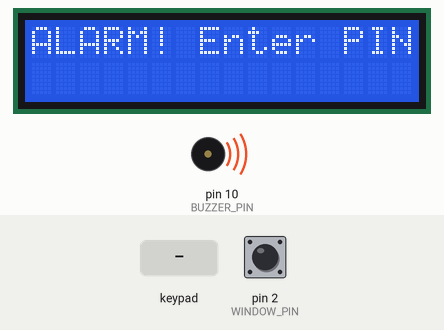
Simulated run of this sketch. Board: Arduino Uno, built with avr-gcc and run on an emulated ATmega328P. On the bench: 16×2 character LCD, buzzer (waves = sounding, pin HIGH). The test bench sets the inputs (shaded band); at power-on: pin 2 (WINDOW_PIN) HIGH.

Above: at 3.8 s.
3.9 s: keypad keys 5 5 5 5 # pressed 0.4 s apart
At 6.5 s:
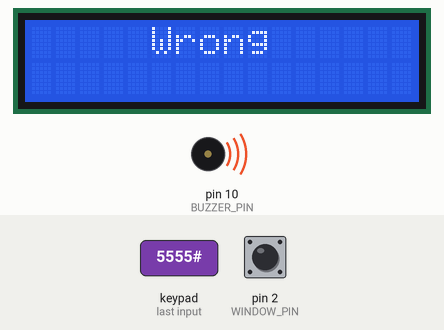
7.4 s: keypad keys 9 9 9 9 # pressed 0.4 s apart
At 9.8 s:
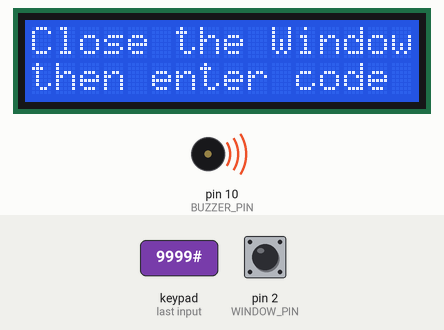
12.4 s: key '1' pressed
At 13.6 s:
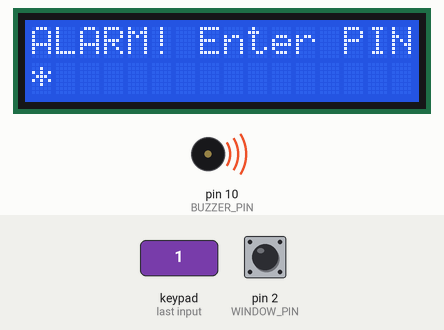
13.9 s: keypad keys 5 5 5 5 pressed 0.4 s apart
At 15.7 s:
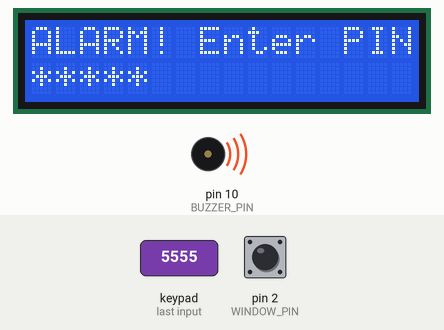
17.0 s: key '2' pressed
At 17.4 s:
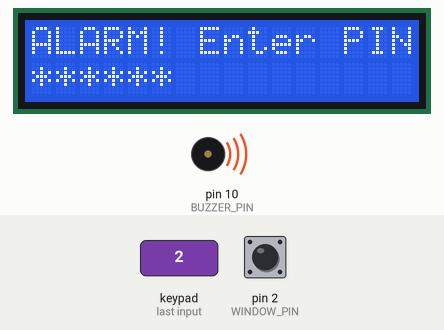
18.5 s: key '3' pressed
At 19.5 s:
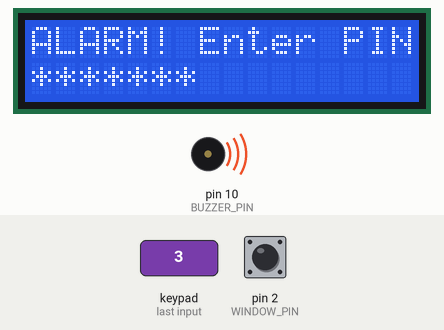
Timing chart, 0 to 21.0 s (numbered marks = the images above; inputs shaded):
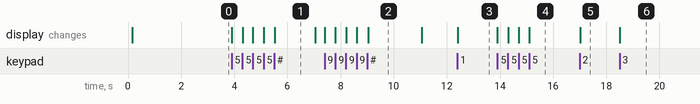

Measured:
- after the input at 3.9 s, the display: first changes at once (image 1 shows a later state)
- after the input at 7.4 s, the display: first changes at once (image 2 shows a later state)
- after the input at 12.4 s, the display: changes at once (image 3)
- after the input at 13.9 s, the display: first changes at once (image 4 shows a later state)
- after the input at 17.0 s, the display: changes at once (image 5)
- after the input at 18.5 s, the display: changes at once (image 6)
- what the display in image 1 shows lasts 1.5 s, from 5.5 s to 7.0 s

The sketch:

Window_keypad.ino
```cpp
#include <Wire.h>
#include <LiquidCrystal_I2C.h>
#include <Keypad_I2C.h>
#include <Keypad.h>

// توصيلات الحساس والبزر
const byte WINDOW_PIN = 2;     // حساس الشباك MC-38
const byte BUZZER_PIN = 10;    // البزر

// شوية إعدادات خاصة بالحساس والبزر
const bool WINDOW_OPEN_LEVEL = HIGH;   // لما الشباك يفتح القراءة تبقى HIGH، ولو العكس نخليها LOW
const bool BUZZER_ACTIVE = true;       // لو البزر active نخليها true ولو passive نخليها false
const unsigned long WINDOW_DEBOUNCE_MS = 50;

// الشاشة
LiquidCrystal_I2C lcd(0x27, 16, 2);

// عدد الصفوف والأعمدة بتوع الكيباد
const byte ROWS = 4;
const byte COLS = 3;

// شكل الأزرار على الكيباد
char keys[ROWS][COLS] = {
  {'1','2','3'},
  {'4','5','6'},
  {'7','8','9'},
  {'*','0','#'}
};

// توصيلات الصفوف والأعمدة
byte rowPins[ROWS] = {0, 1, 2, 4};
byte colPins[COLS] = {5, 6, 7};

// عنوان الكيباد
byte keypad_address = 0x26;

// تعريف الكيباد
Keypad_I2C kpd(makeKeymap(keys), rowPins, colPins, ROWS, COLS, keypad_address);

// هنا بنحدد الباسوردات
String inputPassword = "";
const String CORRECT_PASSWORD   = "5555";   // الباسورد العادي
const String ALARM_OFF_PASSWORD = "9999";   // الباسورد اللي بيوقف الإنذار

// بنحدد حالة الإنذار
bool alarmActive = false;
unsigned long windowOpenSince = 0;

// تشغيل البزر
void buzzerOn() {
  if (BUZZER_ACTIVE) digitalWrite(BUZZER_PIN, HIGH);
  else tone(BUZZER_PIN, 2000);
}

// إيقاف البزر
void buzzerOff() {
  if (BUZZER_ACTIVE) digitalWrite(BUZZER_PIN, LOW);
  else noTone(BUZZER_PIN);
}

// نشوف الشباك مفتوح ولا مقفول
bool windowIsOpen() {
  return digitalRead(WINDOW_PIN) == WINDOW_OPEN_LEVEL;
}

// تشغيل الإنذار لما الشباك يتفتح
void startAlarm() {
  alarmActive = true;
  buzzerOn();
  resetPasswordScreen();      // نعرض رسالة الإنذار على الشاشة
}

// بنفضل نتابع حالة الشباك، ولو فضل مفتوح 50 مللي ثانية الإنذار يشتغل
void checkWindow() {
  if (alarmActive) return;
  if (windowIsOpen()) {
    if (windowOpenSince == 0) windowOpenSince = millis();
    else if (millis() - windowOpenSince >= WINDOW_DEBOUNCE_MS) startAlarm();
  } else {
    windowOpenSince = 0;
  }
}

// الانتظار من غير ما نوقف متابعة الحساس
void waitMs(unsigned long ms) {
  unsigned long start = millis();
  while (millis() - start < ms) {
    checkWindow();
  }
}

void setup() {
  Wire.begin();

  // تجهيز الحساس والبزر
  pinMode(WINDOW_PIN, INPUT_PULLUP);
  pinMode(BUZZER_PIN, OUTPUT);
  buzzerOff();

  // تشغيل الشاشة
  lcd.init();
  lcd.backlight();

  // تشغيل الكيباد
  kpd.begin();

  // أول ما الجهاز يشتغل تظهر رسالة الترحيب
  lcd.setCursor(0, 0);
  lcd.print("   Welcome!   ");
  lcd.setCursor(0, 1);
  lcd.print(" Security System");
  waitMs(2500);

  // بعد الترحيب نروح لشاشة الباسورد
  resetPasswordScreen();
}

void loop() {
  // بنتابع الشباك طول ما الجهاز شغال
  checkWindow();

  // نشوف المستخدم ضغط على أنهي زرار
  char key = kpd.getKey();

  if (key) {
    if (key == '#') {
      // لما يدوس شباك نتأكد من الباسورد
      checkPassword();
    }
    else if (key == '*') {
      // لما يدوس نجمة نمسح آخر رقم
      if (inputPassword.length() > 0) {
        inputPassword.remove(inputPassword.length() - 1);
        lcd.setCursor(inputPassword.length(), 1);
        lcd.print(" ");
        lcd.setCursor(inputPassword.length(), 1);
      }
    }
    else {
      // أي رقم يكتبه يظهر مكانه نجمة
      if (inputPassword.length() < 16) {
        inputPassword += key;
        lcd.setCursor(inputPassword.length() - 1, 1);
        lcd.print("*");
      }
    }
  }
}

// تجهيز الشاشة وكتابة الرسالة المناسبة حسب حالة الإنذار
void resetPasswordScreen() {
  inputPassword = "";
  lcd.clear();
  lcd.setCursor(0, 0);
  if (alarmActive) lcd.print("ALARM! Enter PIN");
  else             lcd.print("Enter Password:");
  lcd.setCursor(0, 1);
}

// عرض رسالة على الشاشة لمدة معينة
void showMessage(const char* line1, const char* line2, unsigned long ms) {
  lcd.clear();
  lcd.setCursor(0, 0);
  lcd.print(line1);
  lcd.setCursor(0, 1);
  lcd.print(line2);
  waitMs(ms);
}

// هنا بنشوف الباسورد صح ولا غلط
void checkPassword() {
  if (alarmActive) {
    // لو الإنذار شغال لازم يدخل 9999 عشان يوقفه
    if (inputPassword == ALARM_OFF_PASSWORD) {
      if (windowIsOpen()) {
        showMessage("Close the Window", "then enter code", 2000);
      } else {
        alarmActive = false;
        windowOpenSince = 0;
        buzzerOff();
        showMessage("   Alarm Off   ", "", 2000);
      }
    } else {
      showMessage("     Wrong     ", "", 1500);
    }
  } else {
    // لو مفيش إنذار بنستخدم الباسورد العادي
    if (inputPassword == CORRECT_PASSWORD) {
      showMessage("   Right Pin   ", "", 2000);
    } else {
      showMessage("     Wrong     ", "", 2000);
    }
  }

  // بعد ما نخلص نرجع نطلب الباسورد تاني
  resetPasswordScreen();
}
```
